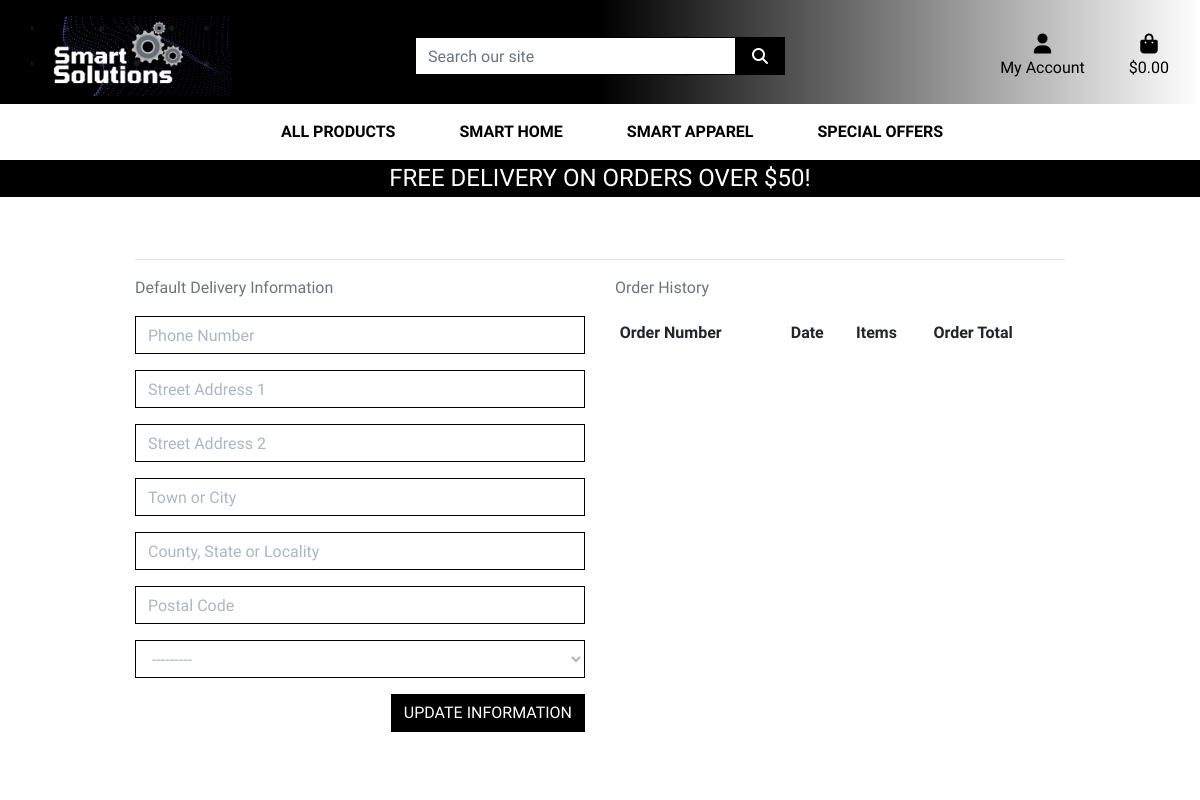
The app's page /profile/ (signed in), older data.
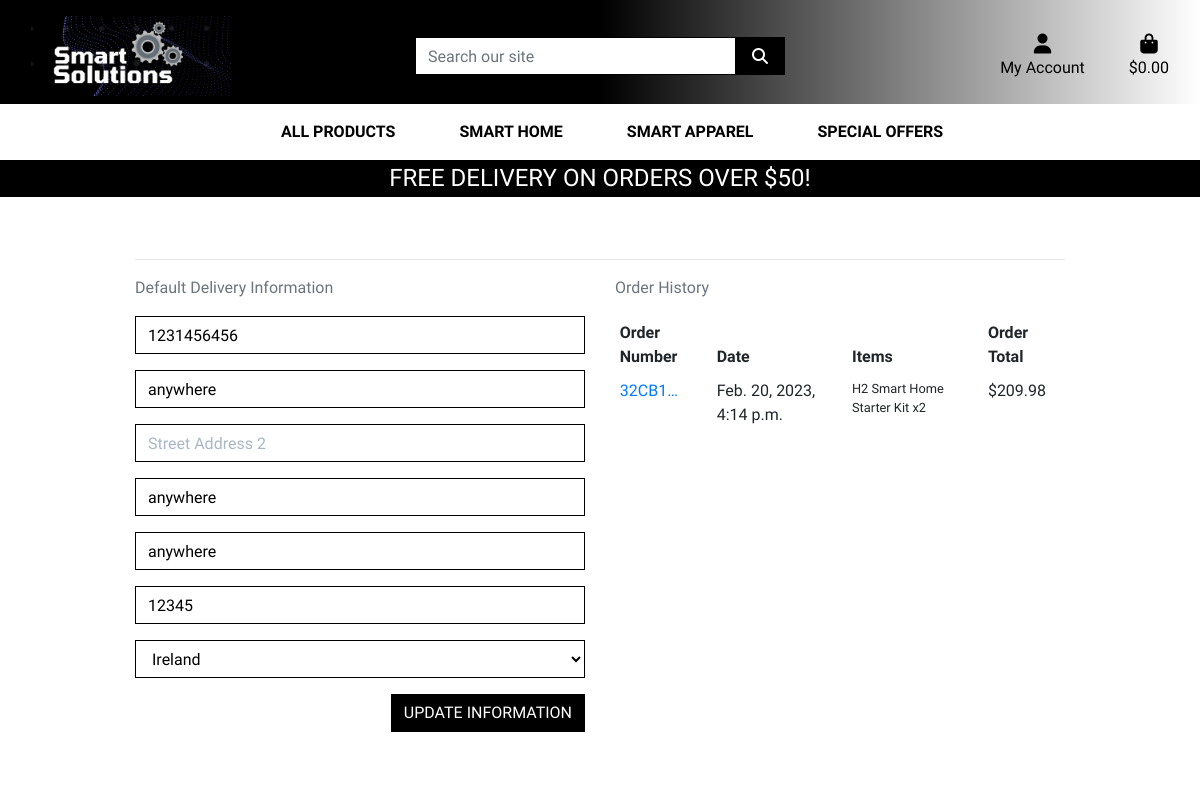
The same page, newer data.
### profiles/models.py (models this page shows, shortened)
class UserProfile(models.Model):
    user = models.OneToOneField(User, on_delete=models.CASCADE)
    default_phone_number = models.CharField(max_length=20, null=True, blank=True)
    default_street_address1 = models.CharField(max_length=80, null=True, blank=True)
    default_street_address2 = models.CharField(max_length=80, null=True, blank=True)
    default_town_or_city = models.CharField(max_length=40, null=True, blank=True)
    default_county = models.CharField(max_length=80, null=True, blank=True)
    default_postcode = models.CharField(max_length=20, null=True, blank=True)
    default_country = CountryField(blank_label='Country', null=True, blank=True)

### checkout/models.py (models this page shows, shortened)
class Order(models.Model):
    order_number = models.CharField(max_length=32, null=False, editable=False)
    user_profile = models.ForeignKey(UserProfile, on_delete=models.SET_NULL, null=True, blank=True, related_name='orders')
    full_name = models.CharField(max_length=50, null=False, blank=False)
    email = models.EmailField(max_length=254, null=False, blank=False)
    phone_number = models.CharField(max_length=20, null=False, blank=False)
    country = CountryField(blank_label='Country *', null=False, blank=False)
    postcode = models.CharField(max_length=20, null=True, blank=True)
    town_or_city = models.CharField(max_length=40, null=False, blank=False)
    street_address1 = models.CharField(max_length=80, null=False, blank=False)
    street_address2 = models.CharField(max_length=80, null=True, blank=True)
    county = models.CharField(max_length=80, null=True, blank=True)
    date = models.DateTimeField(auto_now_add=True)
    delivery_cost = models.DecimalField(max_digits=6, decimal_places=2, null=False, default=0)
    order_total = models.DecimalField(max_digits=10, decimal_places=2, null=False, default=0)
    grand_total = models.DecimalField(max_digits=10, decimal_places=2, null=False, default=0)
    original_bag = models.TextField(null=False, blank=False, default='')
    stripe_pid = models.CharField(max_length=254, null=False, blank=False, default='')

class OrderLineItem(models.Model):
    order = models.ForeignKey(Order, null=False, blank=False, on_delete=models.CASCADE, related_name='lineitems')
    product = models.ForeignKey(Product, null=False, blank=False, on_delete=models.CASCADE)
    quantity = models.IntegerField(null=False, blank=False, default=0)
    lineitem_total = models.DecimalField(max_digits=6, decimal_places=2, null=False, blank=False, editable=False)

### products/models.py (models this page shows, shortened)
class Product(models.Model):
    category = models.ForeignKey('Category', null=True, blank=True, on_delete=models.SET_NULL)
    sku = models.CharField(max_length=254, null=True, blank=True)
    name = models.CharField(max_length=254)
    description = models.TextField()
    price = models.DecimalField(max_digits=6, decimal_places=2)
    rating = models.DecimalField(max_digits=6, decimal_places=2, null=True, blank=True)
    image_url = models.URLField(max_length=1024, null=True, blank=True)
    image = models.ImageField(null=True, blank=True)

### profiles/views.py (the view)
# urls.py: path('', views.profile, name='profile'),
def profile(request):
    profile = get_object_or_404(UserProfile, user=request.user)
    if request.method == 'POST':
        form = UserProfileForm(request.POST, instance=profile)
        if form.is_valid():
            form.save()
            messages.success(request, 'Profile updated successfully')
    form = UserProfileForm(instance=profile)
    orders = profile.orders.all()
    template = 'profiles/profile.html'
    context = {
        'form': form,
        'orders': orders,
        'on_profile_page': True
    }
    return render(request, template, context)

### profiles/forms.py
class UserProfileForm(forms.ModelForm):
    class Meta:
        model = UserProfile
        exclude = ('user',)
    def __init__(self, *args, **kwargs):
        super().__init__(*args, **kwargs)
        placeholders = {
            'default_phone_number': 'Phone Number',
            'default_postcode': 'Postal Code',
            'default_town_or_city': 'Town or City',
            'default_street_address1': 'Street Address 1',
            'default_street_address2': 'Street Address 2',
            'default_county': 'County, State or Locality',
        }
        self.fields['default_phone_number'].widget.attrs['autofocus'] = True
        for field in self.fields:
            if field != 'default_country':
                if self.fields[field].required:
                    placeholder = f'{placeholders[field]} *'
                else:
                    placeholder = placeholders[field]
                self.fields[field].widget.attrs['placeholder'] = placeholder
            self.fields[field].widget.attrs['class'] = 'border-black rounded-0 profile-form-input'
            self.fields[field].label = False

### bag/contexts.py (called while the page is built, shortened)
def bag_contents(request):
    bag_items = []
    total = 0
    product_count = 0
    bag = request.session.get('bag', {})
    if total < settings.FREE_DELIVERY_THRESHOLD:
        delivery = total * Decimal(settings.STANDARD_DELIVERY_PERCENTAGE / 100)
        free_delivery_delta = settings.FREE_DELIVERY_THRESHOLD - total
    else:
        delivery = 0
        free_delivery_delta = 0
    grand_total = delivery + total
    context = {
        'bag_items': bag_items,
        'total': total,
        'product_count': product_count,
        'delivery': delivery,
        'free_delivery_delta': free_delivery_delta,
        'free_delivery_threshold': settings.FREE_DELIVERY_THRESHOLD,
        'grand_total': grand_total,
    }
    return context

### profiles/templates/profiles/profile.html (shortened to what this page needs)
{% extends "base.html" %}
{% load static %}
{% block extra_css %}
    <link rel="stylesheet" href="{% static 'profiles/css/profile.css' %}">
{% endblock %}
{% block page_header %}
    <div class="container header-container">
    </div>
{% endblock %}
{% block content %}
    <div class="overlay"></div>
    <div class="container">
        <div class="row">
            <div class="col">
                <h2 class="logo-font mb-4">My Profile</h2>
                <hr>
            </div>
        </div>
        <div class="row">
            <div class="col-12 col-lg-6">
                <p class="text-muted">Default Delivery Information</p>
                <form class="mt-3" action="{% url 'profile' %}" method="POST" id="profile-update-form">
                    {{ form|crispy }}
                    <button class="btn btn-black rounded-0 text-uppercase float-right">Update Information</button>
                </form>
            </div>
            <div class="col-12 col-lg-6">
                <p class="text-muted">Order History</p>
                <div class="order-history table-responsive">
                    <table class="table table-sm table-borderless">
                        <thead>
                            <tr>
                                <th>Order Number</th>
                                <th>Date</th>
                                <th>Items</th>
                                <th>Order Total</th>
                            </tr>
                        </thead>
                        <tbody>
                            {% for order in orders %}
                                <tr>
                                    <td>
                                        <a href="{% url 'order_history' order.order_number %}"
                                        title="{{ order.order_number }}">
                                            {{ order.order_number|truncatechars:6 }}
                                        </a>
                                    </td>
                                    <td>{{ order.date }}</td>
                                    <td>
                                        <ul class="list-unstyled">
                                            {% for item in order.lineitems.all %}
                                                <li class="small">
                                                    {{ item.product.name }} x{{ item.quantity }}
                                                </li>
                                            {% endfor %}
                                        </ul>
                                    </td>
                                    <td>${{ order.grand_total }}</td>
                                </tr>
                            {% endfor %}
                        </tbody>
                    </table>
                </div>
            </div>
        </div>
{% endblock %}

### templates/base.html (shortened to what this page needs)
{% load static %}
<!doctype html>
<html lang="en">
  <head>
    {% block corecss %}
      <link rel="stylesheet" href="https://stackpath.bootstrapcdn.com/bootstrap/4.4.1/css/bootstrap.min.css">
      <link rel="stylesheet" href="{% static 'css/index.css' %}">
    {% endblock %}
    {% block extra_css %}
    {% endblock %}
  </head>
  <body>
    <header class="container-fluid fixed-top">
      <div id="topnav" class="row bg-white pt-lg-2 d-none d-lg-flex">
        <div class="col-12 col-lg-4">
          <a href="{% url 'home' %}" class="nav-link main-logo-link">
            <img id="bannerlogo" src="/media/smart1.png">
          </a>
        </div>
        <div class="col-12 col-lg-4 my-auto py-1 py-lg-0">
          <form method="GET" action="{% url 'products' %}">
            <div class="input-group w-100">
              <input class="form-control border border-black rounded-0" type="text" name="q" placeholder="Search our site">
              <div class="input-group-append">
                  <button class="form-control btn btn-black border border-black rounded-0" type="submit">
                      <span class="icon">
                          <i class="fas fa-search"></i>
                      </span>
                  </button>
              </div>
          </div>
          </form>
        </div>
        <div class="col-12 col-lg-4 my-auto py-1 py-lg-0">
          <ul class="list-inline list-unstyled text-center text-lg-right my-0">
            <li class="list-inline-item dropdown">
              <a class="text-black nav-link" href="#" id="user-options" data-toggle="dropdown" aria-haspopup="true" aria-expanded="false">
                <div class="text-center">
                    <div><i class="fas fa-user fa-lg"></i></div>
                    <p class="my-0">My Account</p>
                </div>
              </a>
            </li>
            <li class="list-inline-item">
              <a class="{% if grand_total %}text-info font-weight-bold{% else %}text-black{% endif %} nav-link" href="{% url 'view_bag' %}">
                <div class="text-center">
                    <div><i class="fas fa-shopping-bag fa-lg"></i></div>
                    <p class="my-0">
                        {% if grand_total %}
                            ${{ grand_total|floatformat:2 }}
                        {% else %}
                            $0.00
                        {% endif %}
                    </p>
                </div>
            </a>
            </li>
          </ul>
        </div>
      </div>
      <div class="row bg-white">
        <nav class="navbar navbar-expand-lg navbar-light w-100">
            {% include 'includes/main_nav.html' %}
        </nav>
      </div>
      <div id="delivery-banner" class="row text-center">
        <div class="col bg-black text-white">
            <h4 class="logo-font my-1">Free delivery on orders over ${{ free_delivery_threshold }}!</h4>
        </div>
      </div>
    </header>
    {%block page_header%}
    {%endblock%}
    {% block content %}
    {% endblock %}
  </body>
</html>

### templates/includes/main_nav.html (shortened to what this page needs)
<div class="collapse navbar-collapse" id="main-nav">
    <ul class="navbar-nav w-auto mx-auto">
        <li class="nav-item dropdown">
            <a class="logo-font font-weight-bold nav-link text-black mr-5" href="#" id="all-products-link" data-toggle="dropdown" aria-haspopup="true" aria-expanded="false">
                All Products
            </a>
        </li>
        <li class="nav-item dropdown">
            <a class="logo-font font-weight-bold nav-link text-black mr-5" href="#" id="clothing-link" data-toggle="dropdown" aria-haspopup="true" aria-expanded="false">
                Smart Home
            </a>
        </li>
        <li class="nav-item dropdown">
            <a class="logo-font font-weight-bold nav-link text-black mr-5" href="#" id="homeware-link" data-toggle="dropdown" aria-haspopup="true" aria-expanded="false">
                Smart Apparel
            </a>
        </li>
        <li class="nav-item dropdown">
            <a class="logo-font font-weight-bold nav-link text-black" href="#" id="specials-link" data-toggle="dropdown" aria-haspopup="true" aria-expanded="false">
                Special Offers
            </a>
        </li>
    </ul>
</div>

### static/css/index.css (style rules this page uses)
html { height: 100%; }
body { background: url('/media/background-concept.webp') no-repeat center center fixed; background-size: cover; height: calc(100vh - 164px); color: black; font-family: 'Share Tech'; }
#topnav { background-image: linear-gradient(to right, black, black, white); }
.icon { align-items: center; display: inline-flex; justify-content: center; height: 1.5rem; width: 1.5rem; }
.logo-font { text-transform: uppercase; color: white !important; }
.main-logo-link { width: fit-content; }
.btn-black { background: black; color: white; }
.text-black { color: #000 !important; }
.border-black { border: 1px solid black !important; }
.bg-black { background: #000 !important; }
#bannerlogo { height: 80px; width: auto; }
.overlay { height: 100%; width: 100%; top: 0; left: 0; position: fixed; background: white; z-index: -1; }
@media (min-width: 1200px) { .container { max-width: 80%; } }
@media (min-width: 992px) { .header-container { padding-top: 164px; } }

### profiles/static/profiles/css/profile.css (style rules this page uses)
.order-history { max-height: 416px; overflow-y: auto; }
#profile-update-form .form-control { color: #000; }
#profile-update-form input::placeholder { color: #aab7c4; }
#id_default_country, #id_default_country option:not(:first-child) { color: #000; }

Row changes from the older to the newer data that the page shows:
changed UserProfile: default_phone_number (not shown) → "1231456456"; default_street_address1 (not shown) → "anywhere"; default_town_or_city (not shown) → "anywhere"; default_county (not shown) → "anywhere"; default_postcode (not shown) → "12345"; default_country "---------" → "Ireland"
added Order: order_number "32CB1…", date "Feb. 20, 2023, 4:14 p.m.", grand_total "209.98"
added OrderLineItem: product.name "H2 Smart Home Starter Kit", quantity "2"
